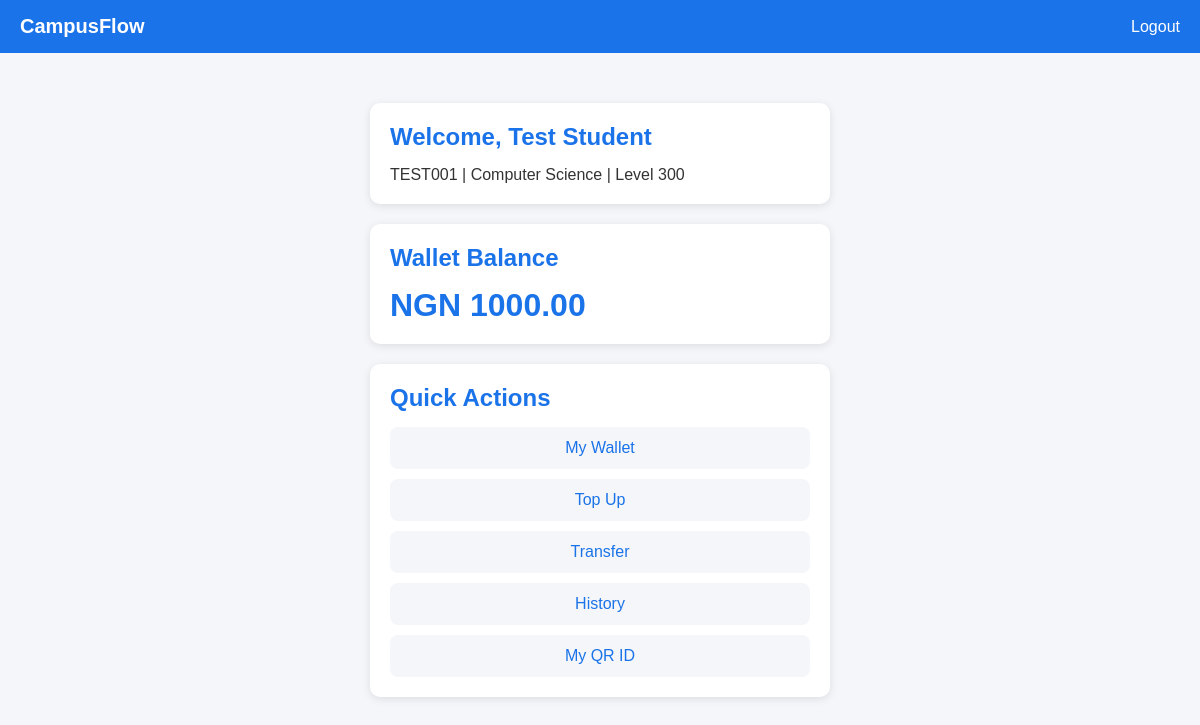
The page /dashboard (signed in) on the database its author committed.
### app/models.py (models this page shows)
class Student(UserMixin, db.Model):
    __tablename__ = 'students'
    id = db.Column(db.Integer, primary_key=True)
    full_name = db.Column(db.String(200), nullable=False)
    matric_number = db.Column(db.String(50), unique=True, nullable=False)
    email = db.Column(db.String(150), unique=True, nullable=False)
    password_hash = db.Column(db.Text, nullable=False)
    department = db.Column(db.String(150), nullable=False)
    level = db.Column(db.String(20), nullable=False)
    is_active = db.Column(db.Boolean, default=True)
    is_admin = db.Column(db.Boolean, default=False)
    created_at = db.Column(db.DateTime, default=datetime.utcnow)
    wallet = db.relationship('Wallet', backref='student', uselist=False)
    logs = db.relationship('AccessLog', backref='student', lazy=True)

class Wallet(db.Model):
    __tablename__ = 'wallets'
    id = db.Column(db.Integer, primary_key=True)
    student_id = db.Column(db.Integer, db.ForeignKey('students.id'))
    balance = db.Column(db.Numeric(15,2), default=0.00)
    currency = db.Column(db.String(10), default='NGN')
    updated_at = db.Column(db.DateTime, default=datetime.utcnow)
    transactions = db.relationship('Transaction', backref='wallet', lazy=True)

### app/auth/routes.py (the view)
@bp.route('/dashboard')
@login_required
def dashboard():
    return render_template('auth/dashboard.html', student=current_user)

### app/__init__.py (called while the page is built)
def create_app():
    app = Flask(__name__)
    app.config.from_object(Config)
    db.init_app(app)
    login_manager.init_app(app)
    migrate.init_app(app, db)
    login_manager.login_view = 'auth.login'
    from app.models import Student
    @login_manager.user_loader
    def load_user(user_id):
        return Student.query.get(int(user_id))
    from app.auth import bp as auth_bp
    app.register_blueprint(auth_bp)
    from app.wallet import bp as wallet_bp
    app.register_blueprint(wallet_bp)
    from app.identity import bp as identity_bp
    app.register_blueprint(identity_bp)
    from app.admin import bp as admin_bp
    app.register_blueprint(admin_bp)
    return app

### app/templates/auth/dashboard.html
{% extends 'base.html' %}
{% block content %}
<div class="card">
    <h2>Welcome, {{ student.full_name }}</h2>
    <p>{{ student.matric_number }} | {{ student.department }} | Level {{ student.level }}</p>
</div>
<div class="card">
    <h2>Wallet Balance</h2>
    <p class="balance">NGN {{ student.wallet.balance }}</p>
</div>
<div class="card">
    <h2>Quick Actions</h2>
    <a class="btn-link" href="/wallet">My Wallet</a>
    <a class="btn-link" href="/topup">Top Up</a>
    <a class="btn-link" href="/transfer">Transfer</a>
    <a class="btn-link" href="/transactions">History</a>
    <a class="btn-link" href="/identity">My QR ID</a>
</div>
{% endblock %}

### app/templates/base.html (style rules this page uses)
* { margin: 0; padding: 0; box-sizing: border-box; }
body { font-family: Arial, sans-serif; background: #f4f6f9; color: #333; }
.card { background: white; border-radius: 10px; padding: 20px; margin-bottom: 20px; box-shadow: 0 2px 8px rgba(0,0,0,0.1); }
.card h2 { margin-bottom: 15px; color: #1a73e8; }
.balance { font-size: 32px; font-weight: bold; color: #1a73e8; }
.btn-link { display: block; text-align: center; padding: 12px; background: #f4f6f9; color: #1a73e8; text-decoration: none; border-radius: 8px; margin-top: 10px; }

### rows shown on the page
Student: full_name "Test Student", matric_number "TEST001", department "Computer Science", level "300"
Wallet: wallet.balance "1000.00"
